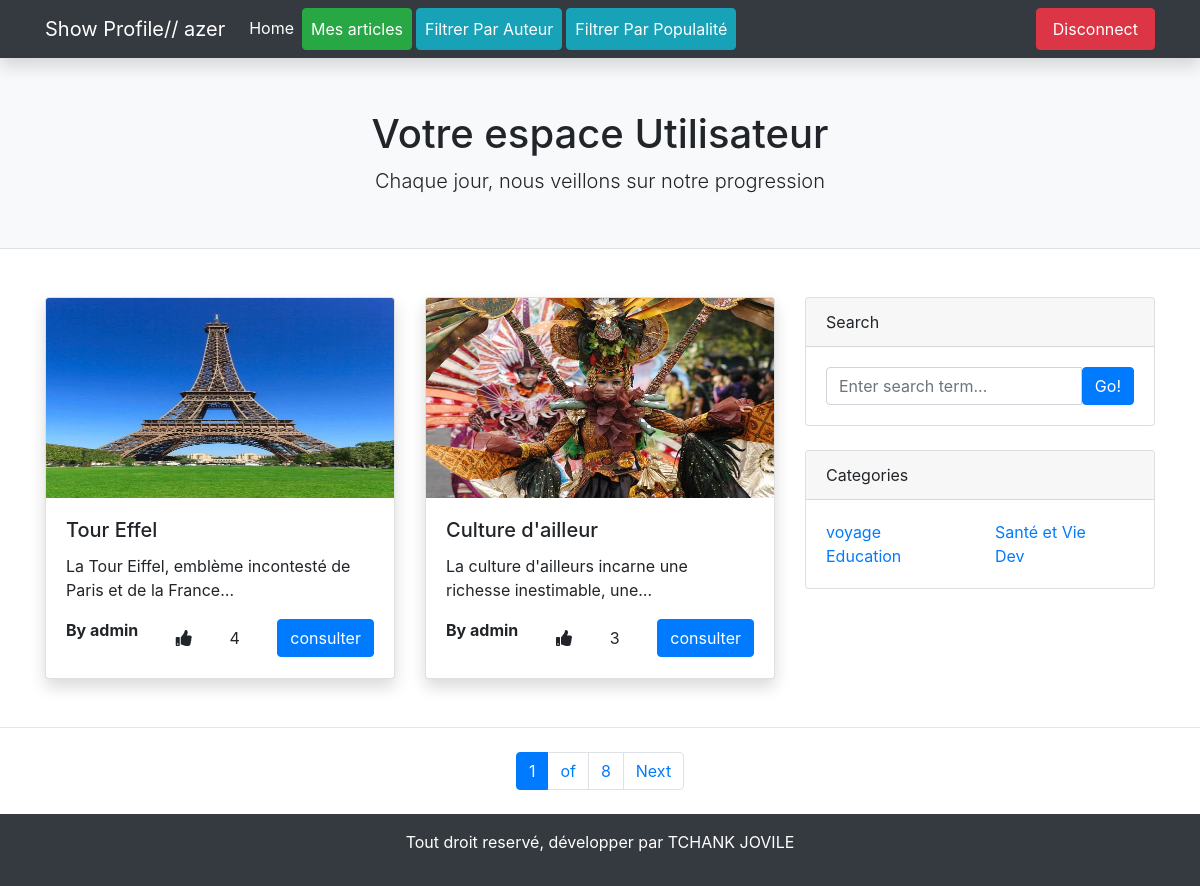
Screenshot of /home/ (signed in) with the database file from the repository.
### blogapp/models.py (models this page shows, shortened)
class Article(models.Model):
    etat_choices = [
        ('encours', 'En cours de validation'),
        ('publié', 'publié'),
        ('rejeté', 'rejeté')
    ]
    titre = models.CharField(max_length= 50)
    description= models.TextField()
    image = models.ImageField(upload_to= 'media/', max_length= 120)
    date_creation= models.DateTimeField(auto_now_add= True, editable= False, null=True, blank= True)
    date_modification= models.DateField(default= date.today)
    date_publication= models.DateTimeField(default= timezone.now)
    etat= models.CharField(max_length= 30, choices=etat_choices )
    nombre_vue= models.IntegerField(default= 0, editable= False)
    auteur= models.ForeignKey(User, on_delete= models.CASCADE, related_name= 'articles')
    category = models.ForeignKey(Category, on_delete= models.CASCADE, related_name='categories')
    likes = models.PositiveIntegerField( default=0)
    objects= models.Manager() # manager par defaut
    publier= PublishedManager()# manager personnalisé
    def get_absolute_url(self):
        return reverse('description', kwargs={"id": str(self.id)})

class Category(models.Model):
    nom_category = models.CharField(max_length=200)
    slug = models.SlugField(max_length=200, unique=True, blank=True)

### blogapp/views.py (the view)
# urls.py: path('home/', home_view, name= "home"),
@login_required
def home_view(request, category= None):
    posts = Article.publier.all()
    categorie = Category.objects.all()
    if category:
        category = get_object_or_404(Category, slug=category)
        posts = posts.filter(category=category)
    paginator = Paginator(posts, 2)
    page = request.GET.get('page')
    try:
        posts = paginator.page(page)
    except PageNotAnInteger:
        posts = paginator.page(1)
    except EmptyPage:
        paginator.page(paginator.num_pages)
    context = {
        'posts': posts,
        'page': page,
        'categorie': categorie,
        'category': category
    }
    return render(request, 'home.html', context)

### blogapp/models.py (called while the page is built)
    def get_queryset(self):
        return super(PublishedManager, self).get_queryset().filter(etat= 'publié')

### templates/home.html (shortened to what this page needs)
{%extends 'base.html'%}
{% load static %}
{% block navbar %}
<nav class="navbar navbar-expand-lg navbar-light bg-light bg-dark shadow">
    <div class="container">
        {% if request.user.is_authenticated %}
        <a class="navbar-brand text-white" href="#">Show Profile// {{ user.username }}</a>
        {% endif %}
        <div class="collapse navbar-collapse" id="navbarNavAltMarkup">
            <div class="navbar-nav text-white">
                <a class="nav-item nav-link active text-white" href="{%url 'home'%}">Home <span class="sr-only">(current)</span></a>
                <a class="nav-item nav-link btn btn-success text-white" href="{% url 'listarticle'%}">Mes articles</a>
                <a class="nav-item ml-1 nav-link btn btn-info text-white" href="{%url 'signup'%}">Filtrer Par Auteur</a>
                <a class="nav-item ml-1 nav-link btn btn-info text-white" href="{%url 'signup'%}">Filtrer Par Populalité</a>
            </div>
        </div>
        <a class="nav-item ml-25 nav-link btn btn-danger text-white" href="{%url 'logout'%}">Disconnect</a>
    </div>
</nav>
{% endblock %}
{% block services %}
<header class="py-1 bg-light border-bottom mb-4">
    <div class="container">
        <div class="text-center my-5">
            <h1 class="fw-bolder">Votre espace Utilisateur</h1>
            <p class="lead mb-0">Chaque jour, nous veillons sur notre progression</p>
        </div>
    </div>
</header>
<div class="container mt-5 mb-5">
    <div class="row">
        {%for post in posts %}
        <div class="col-lg-4">
            <div class="card shadow">
                {% if post.image%}
                <img class="card-img-top" src="{{post.image.url}}" alt="card image cap" width="100px" height="200px">
                {% else %}
                <p>image no available</p>
                {% endif %}
                <div class="card-body">
                    <h5 class="card-title">{{post.titre}}</h5>
                    <p class="card-text">{{post.description | truncatechars:60 }}</p>
                    <div class="d-flex justify-content-between align-items-center">
                        <p style="font-weight: bold;">By {{ post.auteur }}</p>
                        <i class="fas fa-thumbs-up"></i>{{post.likes}}
                        <a href="{{post.get_absolute_url}}" class="btn btn-primary">consulter</a>
                    </div>
                </div>
            </div>
        </div>
        {%endfor%}
        <div class="col-lg-4">
            <div class="card mb-4">
                <div class="card-header">Search</div>
                <div class="card-body">
                    <div class="input-group">
                        <input class="form-control" type="text" placeholder="Enter search term..."
                               aria-label="Enter search term..." aria-describedby="button-search"/>
                        <button class="btn btn-primary" id="button-search" type="button">Go!</button>
                    </div>
                </div>
            </div>
            <div class="card mb-4">
                <div class="card-header">Categories</div>
                <div class="card-body">
                    <div class="row">
                        {% for cat in categorie%}
                        <div class="col-sm-6">
                            <ul class="list-unstyled mb-0">
                                <li><a href="{% url 'categorylist' cat.slug %}">{{cat.nom_category}}</a></li>
                            </ul>
                        </div>
                        {%endfor%}
                    </div>
                </div>
            </div>
        </div>
    </div>
</div>
{% include "layouts/pagination.html" with page=posts %}
{% endblock %}

### rows the page displays
Article: image (picture), titre "Tour Effel", description "La Tour Eiffel, emblème incontesté de Paris et de la France…", auteur "admin", likes "4"
Article: image (picture), titre "Culture d'ailleur", description "La culture d'ailleurs incarne une richesse inestimable, une…", auteur "admin", likes "3"
Category: nom_category "voyage"
Category: nom_category "Santé et Vie"
Category: nom_category "Education"
Category: nom_category "Dev"

### other values shown
{{ user.username }} "azer"
{{ page.number }} "1"
{{ page.paginator.num_pages }} "8"
